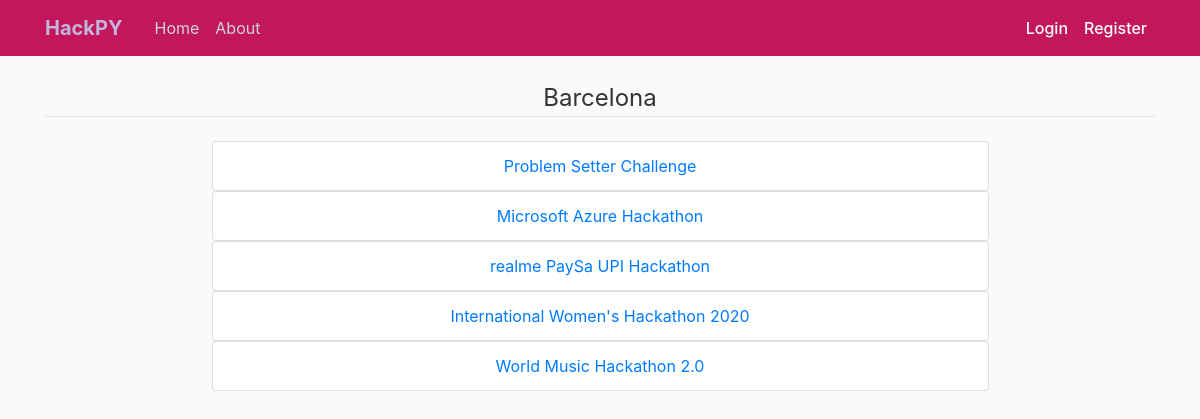
Screenshot of /Barcelona/ with the database file from the repository.
### mainapp/models.py (models this page shows, shortened)
class Hackathons(models.Model):
    title = models.CharField(max_length=50)
    url = models.CharField(max_length=100)

### mainapp/views.py (the view)
# urls.py: path('<str:city>/',views.view_hack, name = "hackathon"),
def view_hack(request,city):
    hackathons = Hackathons.objects.all()
    return render(request, 'mainapp/hackathons.html', {'hackathons': hackathons, 'city': city})

### mainapp/templates/mainapp/hackathons.html
{%extends 'mainapp/base.html'%}
{%block content%}
<div class="container">
    <legend class="border-bottom mb-4 font" style="text-align: center">{{city}}</legend>
    <ul class="list-group">
        {% for hackathon in hackathons %}
              <a href="{{ hackathon.url }}">
                   <li class="list-group-item">
                    {{hackathon.title}}
              </li> </a>
          {%endfor%}
      </ul>
      </div>
{%endblock%}

### mainapp/static/main.css (style rules this page uses)
body { background: #fafafa; color: #333333; margin-top: 5rem; }
ul { margin: 0; }
.list-group { width: 70%; text-align: center; margin: 0 auto; }
.list-group a { text-decoration: none; }

### rows the page displays
Hackathons: title "Problem Setter Challenge"
Hackathons: title "Microsoft Azure Hackathon"
Hackathons: title "realme PaySa UPI Hackathon"
Hackathons: title "International Women's Hackathon 2020"
Hackathons: title "World Music Hackathon 2.0"

### other values shown
{{ city }} "Barcelona"
